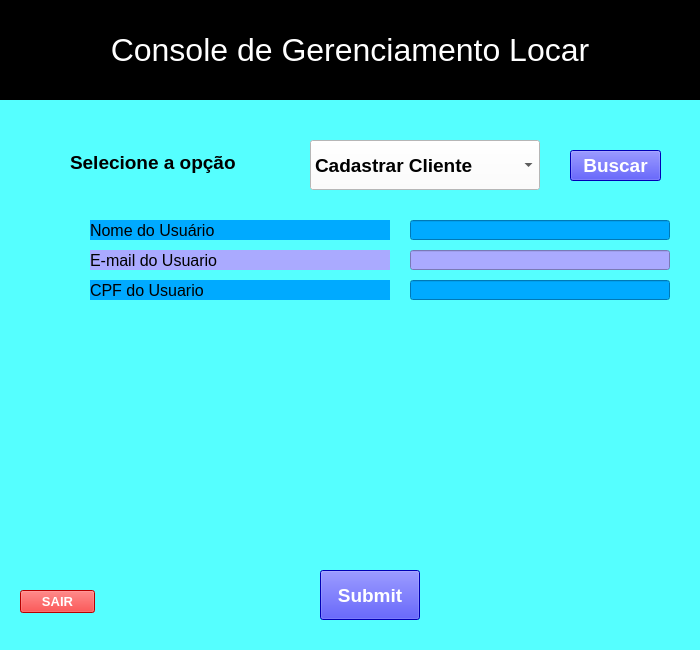
<?xml version="1.0" encoding="UTF-8"?>
<ui version="4.0">
 <class>Locar_Cadastro_Cliente</class>
 <widget class="QMainWindow" name="Locar_Cadastro_Cliente">
  <property name="geometry">
   <rect>
    <x>0</x>
    <y>0</y>
    <width>700</width>
    <height>650</height>
   </rect>
  </property>
  <property name="minimumSize">
   <size>
    <width>700</width>
    <height>650</height>
   </size>
  </property>
  <property name="maximumSize">
   <size>
    <width>700</width>
    <height>650</height>
   </size>
  </property>
  <property name="windowTitle">
   <string>Locar</string>
  </property>
  <property name="styleSheet">
   <string notr="true">background-color: rgb(255, 255, 255);
background-color: rgb(85, 255, 255);
</string>
  </property>
  <widget class="QWidget" name="centralwidget">
   <widget class="QLabel" name="subtitulo_console">
    <property name="geometry">
     <rect>
      <x>0</x>
      <y>0</y>
      <width>700</width>
      <height>100</height>
     </rect>
    </property>
    <property name="sizePolicy">
     <sizepolicy hsizetype="Preferred" vsizetype="Preferred">
      <horstretch>0</horstretch>
      <verstretch>0</verstretch>
     </sizepolicy>
    </property>
    <property name="minimumSize">
     <size>
      <width>700</width>
      <height>100</height>
     </size>
    </property>
    <property name="maximumSize">
     <size>
      <width>700</width>
      <height>100</height>
     </size>
    </property>
    <property name="font">
     <font>
      <pointsize>24</pointsize>
     </font>
    </property>
    <property name="styleSheet">
     <string notr="true">background-color: rgb(0, 0, 0);
color: rgb(255, 255, 255);</string>
    </property>
    <property name="lineWidth">
     <number>8</number>
    </property>
    <property name="midLineWidth">
     <number>5</number>
    </property>
    <property name="text">
     <string>Console de Gerenciamento Locar</string>
    </property>
    <property name="textFormat">
     <enum>Qt::PlainText</enum>
    </property>
    <property name="scaledContents">
     <bool>false</bool>
    </property>
    <property name="alignment">
     <set>Qt::AlignCenter</set>
    </property>
   </widget>
   <widget class="QComboBox" name="opcoes_combo_box">
    <property name="geometry">
     <rect>
      <x>310</x>
      <y>140</y>
      <width>230</width>
      <height>50</height>
     </rect>
    </property>
    <property name="minimumSize">
     <size>
      <width>230</width>
      <height>50</height>
     </size>
    </property>
    <property name="maximumSize">
     <size>
      <width>230</width>
      <height>50</height>
     </size>
    </property>
    <property name="font">
     <font>
      <pointsize>14</pointsize>
      <weight>75</weight>
      <bold>true</bold>
     </font>
    </property>
    <property name="layoutDirection">
     <enum>Qt::LeftToRight</enum>
    </property>
    <property name="autoFillBackground">
     <bool>false</bool>
    </property>
    <property name="styleSheet">
     <string notr="true">background-color: rgb(255, 255, 255);</string>
    </property>
    <item>
     <property name="text">
      <string>Cadastrar Cliente</string>
     </property>
    </item>
    <item>
     <property name="text">
      <string>Cadastrar Veiculo</string>
     </property>
    </item>
    <item>
     <property name="text">
      <string>Consultar Veiculo</string>
     </property>
    </item>
    <item>
     <property name="text">
      <string>Consultar Cliente</string>
     </property>
    </item>
   </widget>
   <widget class="QPushButton" name="pushButton">
    <property name="geometry">
     <rect>
      <x>570</x>
      <y>150</y>
      <width>91</width>
      <height>31</height>
     </rect>
    </property>
    <property name="font">
     <font>
      <pointsize>14</pointsize>
      <weight>75</weight>
      <bold>true</bold>
     </font>
    </property>
    <property name="styleSheet">
     <string notr="true">background-color: rgb(0, 0, 255);
color: rgb(255, 255, 255);</string>
    </property>
    <property name="text">
     <string>Buscar</string>
    </property>
   </widget>
   <widget class="QLabel" name="texto_selecione_opcao">
    <property name="geometry">
     <rect>
      <x>70</x>
      <y>140</y>
      <width>180</width>
      <height>45</height>
     </rect>
    </property>
    <property name="minimumSize">
     <size>
      <width>180</width>
      <height>45</height>
     </size>
    </property>
    <property name="maximumSize">
     <size>
      <width>160</width>
      <height>45</height>
     </size>
    </property>
    <property name="font">
     <font>
      <pointsize>14</pointsize>
      <weight>75</weight>
      <bold>true</bold>
     </font>
    </property>
    <property name="styleSheet">
     <string notr="true"/>
    </property>
    <property name="text">
     <string>Selecione a opção</string>
    </property>
   </widget>
   <widget class="QLabel" name="label3">
    <property name="geometry">
     <rect>
      <x>90</x>
      <y>280</y>
      <width>300</width>
      <height>20</height>
     </rect>
    </property>
    <property name="minimumSize">
     <size>
      <width>300</width>
      <height>20</height>
     </size>
    </property>
    <property name="maximumSize">
     <size>
      <width>300</width>
      <height>20</height>
     </size>
    </property>
    <property name="font">
     <font>
      <pointsize>12</pointsize>
      <weight>50</weight>
      <bold>false</bold>
     </font>
    </property>
    <property name="styleSheet">
     <string notr="true">background-color: rgb(0, 170, 255);</string>
    </property>
    <property name="text">
     <string>CPF do Usuario</string>
    </property>
    <property name="alignment">
     <set>Qt::AlignLeading|Qt::AlignLeft|Qt::AlignVCenter</set>
    </property>
   </widget>
   <widget class="QLabel" name="label2">
    <property name="geometry">
     <rect>
      <x>90</x>
      <y>250</y>
      <width>300</width>
      <height>20</height>
     </rect>
    </property>
    <property name="minimumSize">
     <size>
      <width>300</width>
      <height>20</height>
     </size>
    </property>
    <property name="maximumSize">
     <size>
      <width>300</width>
      <height>20</height>
     </size>
    </property>
    <property name="font">
     <font>
      <pointsize>12</pointsize>
      <weight>50</weight>
      <bold>false</bold>
     </font>
    </property>
    <property name="styleSheet">
     <string notr="true">background-color: rgb(170, 170, 255);</string>
    </property>
    <property name="text">
     <string>E-mail do Usuario</string>
    </property>
    <property name="alignment">
     <set>Qt::AlignLeading|Qt::AlignLeft|Qt::AlignVCenter</set>
    </property>
   </widget>
   <widget class="QLabel" name="label1">
    <property name="geometry">
     <rect>
      <x>90</x>
      <y>220</y>
      <width>300</width>
      <height>20</height>
     </rect>
    </property>
    <property name="minimumSize">
     <size>
      <width>300</width>
      <height>20</height>
     </size>
    </property>
    <property name="maximumSize">
     <size>
      <width>300</width>
      <height>20</height>
     </size>
    </property>
    <property name="font">
     <font>
      <pointsize>12</pointsize>
      <weight>50</weight>
      <bold>false</bold>
     </font>
    </property>
    <property name="styleSheet">
     <string notr="true">background-color: rgb(0, 170, 255);</string>
    </property>
    <property name="text">
     <string>Nome do Usuário</string>
    </property>
    <property name="alignment">
     <set>Qt::AlignLeading|Qt::AlignLeft|Qt::AlignVCenter</set>
    </property>
   </widget>
   <widget class="QLineEdit" name="lineEdit">
    <property name="geometry">
     <rect>
      <x>410</x>
      <y>220</y>
      <width>260</width>
      <height>20</height>
     </rect>
    </property>
    <property name="minimumSize">
     <size>
      <width>260</width>
      <height>20</height>
     </size>
    </property>
    <property name="maximumSize">
     <size>
      <width>260</width>
      <height>20</height>
     </size>
    </property>
    <property name="styleSheet">
     <string notr="true">background-color: rgb(0, 170, 255);</string>
    </property>
    <property name="text">
     <string/>
    </property>
   </widget>
   <widget class="QLineEdit" name="lineEdit_2">
    <property name="geometry">
     <rect>
      <x>410</x>
      <y>250</y>
      <width>260</width>
      <height>20</height>
     </rect>
    </property>
    <property name="minimumSize">
     <size>
      <width>260</width>
      <height>20</height>
     </size>
    </property>
    <property name="maximumSize">
     <size>
      <width>260</width>
      <height>20</height>
     </size>
    </property>
    <property name="styleSheet">
     <string notr="true">background-color: rgb(170, 170, 255);</string>
    </property>
    <property name="text">
     <string/>
    </property>
   </widget>
   <widget class="QLineEdit" name="lineEdit_3">
    <property name="geometry">
     <rect>
      <x>410</x>
      <y>280</y>
      <width>260</width>
      <height>20</height>
     </rect>
    </property>
    <property name="minimumSize">
     <size>
      <width>260</width>
      <height>20</height>
     </size>
    </property>
    <property name="maximumSize">
     <size>
      <width>260</width>
      <height>20</height>
     </size>
    </property>
    <property name="styleSheet">
     <string notr="true">background-color: rgb(0, 170, 255);</string>
    </property>
    <property name="text">
     <string/>
    </property>
   </widget>
   <widget class="QPushButton" name="pushButton_2">
    <property name="geometry">
     <rect>
      <x>320</x>
      <y>570</y>
      <width>100</width>
      <height>50</height>
     </rect>
    </property>
    <property name="minimumSize">
     <size>
      <width>100</width>
      <height>50</height>
     </size>
    </property>
    <property name="maximumSize">
     <size>
      <width>100</width>
      <height>50</height>
     </size>
    </property>
    <property name="font">
     <font>
      <pointsize>14</pointsize>
      <weight>75</weight>
      <bold>true</bold>
     </font>
    </property>
    <property name="styleSheet">
     <string notr="true">background-color: rgb(0, 0, 255);
color: rgb(255, 255, 255);</string>
    </property>
    <property name="text">
     <string>Submit</string>
    </property>
   </widget>
   <widget class="QPushButton" name="pushButton_3">
    <property name="geometry">
     <rect>
      <x>20</x>
      <y>590</y>
      <width>75</width>
      <height>23</height>
     </rect>
    </property>
    <property name="font">
     <font>
      <pointsize>10</pointsize>
      <weight>75</weight>
      <bold>true</bold>
     </font>
    </property>
    <property name="styleSheet">
     <string notr="true">background-color: rgb(255, 0, 0);
color: rgb(255, 255, 255);
border-color: rgb(255, 0, 255);</string>
    </property>
    <property name="text">
     <string>SAIR</string>
    </property>
   </widget>
  </widget>
  <widget class="QStatusBar" name="statusbar"/>
 </widget>
 <resources/>
 <connections/>
</ui>
